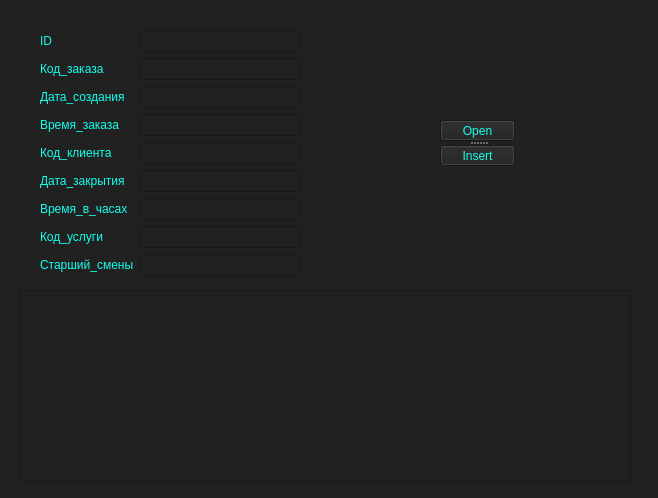
<?xml version="1.0" encoding="UTF-8"?>
<ui version="4.0">
 <class>Form</class>
 <widget class="QWidget" name="Form">
  <property name="geometry">
   <rect>
    <x>0</x>
    <y>0</y>
    <width>658</width>
    <height>498</height>
   </rect>
  </property>
  <property name="windowTitle">
   <string>Form</string>
  </property>
  <property name="styleSheet">
   <string notr="true">background-color:rgb(33, 33, 33)</string>
  </property>
  <widget class="QTableWidget" name="twStaffs">
   <property name="geometry">
    <rect>
     <x>20</x>
     <y>290</y>
     <width>611</width>
     <height>192</height>
    </rect>
   </property>
   <property name="styleSheet">
    <string notr="true">color: rgb(20, 255, 236)</string>
   </property>
  </widget>
  <widget class="QWidget" name="layoutWidget">
   <property name="geometry">
    <rect>
     <x>40</x>
     <y>30</y>
     <width>261</width>
     <height>251</height>
    </rect>
   </property>
   <layout class="QFormLayout" name="formLayout">
    <item row="0" column="0">
     <widget class="QLabel" name="label">
      <property name="styleSheet">
       <string notr="true">color: rgb(20, 255, 236)</string>
      </property>
      <property name="text">
       <string>ID</string>
      </property>
     </widget>
    </item>
    <item row="0" column="1">
     <widget class="QLineEdit" name="leID">
      <property name="styleSheet">
       <string notr="true">color: rgb(20, 255, 236)</string>
      </property>
     </widget>
    </item>
    <item row="1" column="0">
     <widget class="QLabel" name="label_2">
      <property name="styleSheet">
       <string notr="true">color: rgb(20, 255, 236)</string>
      </property>
      <property name="text">
       <string>Код_заказа</string>
      </property>
     </widget>
    </item>
    <item row="1" column="1">
     <widget class="QLineEdit" name="leCode">
      <property name="styleSheet">
       <string notr="true">color: rgb(20, 255, 236)</string>
      </property>
     </widget>
    </item>
    <item row="2" column="0">
     <widget class="QLabel" name="label_3">
      <property name="styleSheet">
       <string notr="true">color: rgb(20, 255, 236)</string>
      </property>
      <property name="text">
       <string>Дата_создания</string>
      </property>
     </widget>
    </item>
    <item row="2" column="1">
     <widget class="QLineEdit" name="leDate">
      <property name="styleSheet">
       <string notr="true">color: rgb(20, 255, 236)</string>
      </property>
     </widget>
    </item>
    <item row="3" column="0">
     <widget class="QLabel" name="label_4">
      <property name="styleSheet">
       <string notr="true">color: rgb(20, 255, 236)</string>
      </property>
      <property name="text">
       <string>Время_заказа</string>
      </property>
     </widget>
    </item>
    <item row="3" column="1">
     <widget class="QLineEdit" name="leTime">
      <property name="styleSheet">
       <string notr="true">color: rgb(20, 255, 236)</string>
      </property>
     </widget>
    </item>
    <item row="4" column="0">
     <widget class="QLabel" name="label_5">
      <property name="styleSheet">
       <string notr="true">color: rgb(20, 255, 236)</string>
      </property>
      <property name="text">
       <string>Код_клиента</string>
      </property>
     </widget>
    </item>
    <item row="4" column="1">
     <widget class="QLineEdit" name="leCodeClient">
      <property name="styleSheet">
       <string notr="true">color: rgb(20, 255, 236)</string>
      </property>
     </widget>
    </item>
    <item row="5" column="0">
     <widget class="QLabel" name="label_6">
      <property name="styleSheet">
       <string notr="true">color: rgb(20, 255, 236)</string>
      </property>
      <property name="text">
       <string>Дата_закрытия</string>
      </property>
     </widget>
    </item>
    <item row="5" column="1">
     <widget class="QLineEdit" name="leTimeClose">
      <property name="styleSheet">
       <string notr="true">color: rgb(20, 255, 236)</string>
      </property>
     </widget>
    </item>
    <item row="6" column="0">
     <widget class="QLabel" name="label_7">
      <property name="styleSheet">
       <string notr="true">color: rgb(20, 255, 236)</string>
      </property>
      <property name="text">
       <string>Время_в_часах</string>
      </property>
     </widget>
    </item>
    <item row="6" column="1">
     <widget class="QLineEdit" name="leTimeHour">
      <property name="styleSheet">
       <string notr="true">color: rgb(20, 255, 236)</string>
      </property>
     </widget>
    </item>
    <item row="7" column="0">
     <widget class="QLabel" name="label_8">
      <property name="styleSheet">
       <string notr="true">color: rgb(20, 255, 236)</string>
      </property>
      <property name="text">
       <string>Код_услуги</string>
      </property>
     </widget>
    </item>
    <item row="7" column="1">
     <widget class="QLineEdit" name="leCodeYslygi">
      <property name="styleSheet">
       <string notr="true">color: rgb(20, 255, 236)</string>
      </property>
     </widget>
    </item>
    <item row="8" column="0">
     <widget class="QLabel" name="label_9">
      <property name="styleSheet">
       <string notr="true">color: rgb(20, 255, 236)</string>
      </property>
      <property name="text">
       <string>Старший_смены</string>
      </property>
     </widget>
    </item>
    <item row="8" column="1">
     <widget class="QLineEdit" name="leHeigh">
      <property name="styleSheet">
       <string notr="true">color: rgb(20, 255, 236)</string>
      </property>
     </widget>
    </item>
   </layout>
  </widget>
  <widget class="QSplitter" name="splitter">
   <property name="geometry">
    <rect>
     <x>440</x>
     <y>120</y>
     <width>75</width>
     <height>46</height>
    </rect>
   </property>
   <property name="orientation">
    <enum>Qt::Vertical</enum>
   </property>
   <widget class="QPushButton" name="pushButton">
    <property name="styleSheet">
     <string notr="true">color: rgb(20, 255, 236)</string>
    </property>
    <property name="text">
     <string>Open</string>
    </property>
   </widget>
   <widget class="QPushButton" name="pushButton_2">
    <property name="styleSheet">
     <string notr="true">color: rgb(20, 255, 236)</string>
    </property>
    <property name="text">
     <string>Insert</string>
    </property>
   </widget>
  </widget>
 </widget>
 <resources/>
 <connections/>
</ui>
